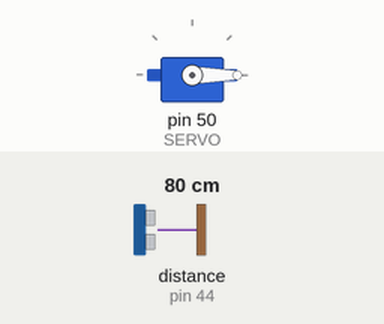
Simulated run of this sketch. Board: Arduino Mega 2560, built with avr-gcc and run on an emulated ATmega2560. On the bench: servo. Wiring (inferred from the names in the program): ultrasonic range finder: trigger pin 42; echo pin 44. The inputs (shaded band) are chosen by the test bench; at power-on: distance to the obstacle (sensor on pin 44) 80 cm. The echo pulse lasts 58.3 µs per cm; what the sketch prints to the serial monitor is not drawn.

Above: at 0.01 s.
1.3 s: distance to the obstacle (sensor on pin 44) set to 2 cm
At 2.0 s:
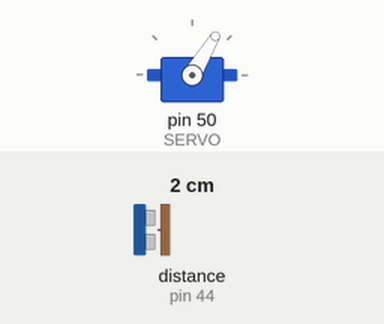
4.3 s: distance to the obstacle (sensor on pin 44) set to 299 cm
At 4.46 s:
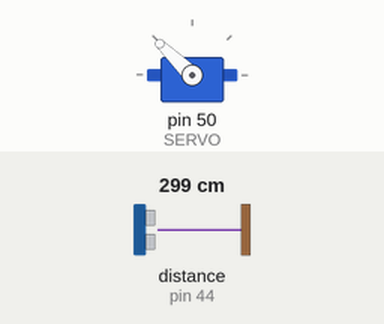
Timing chart, 0 to 13.3 s (numbered marks = the images above; inputs shaded):
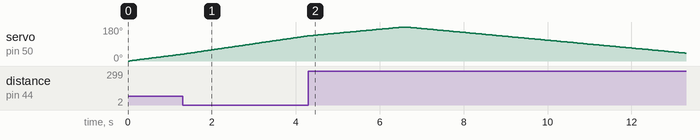

Measured:
- by itself, servo on pin 50 (SERVO): rises from 133° to 180° in 2.2 s, then falls to 42° in 6.7 s

The sketch:

radaruino.ino
```cpp
#include <Servo.h>


#define SONAR_ECHO 44 //Define pin for Echo of the Ultrasonic Sensor
#define SONAR_TRIG 42 //Define pin for Trig of the Ultrasonic Sensor
#define SERVO 50 //Define pin for Servo

Servo myServo; //Creates a servo object for controlling the servo motor

// Variables for the duration,distance and radar azimuth
float timeToTgt;
float distToTgt;
int radarAzimuth;
int distance;

// Function for calculating the distance measured by the Ultrasonic sensor
int findDistance(){
  digitalWrite(SONAR_TRIG, LOW);
  delayMicroseconds(5);
  digitalWrite(SONAR_TRIG, HIGH);
  delayMicroseconds(10);
  digitalWrite(SONAR_TRIG, LOW);
  timeToTgt = pulseIn(SONAR_ECHO, HIGH);
  distToTgt = (timeToTgt*.0343)/2; // Multiply by 0.0343 to find distance in centimeters
  return distToTgt;
}

void setup() {
  pinMode(SONAR_TRIG, OUTPUT); // Sets the trig as an Output
  pinMode(SONAR_ECHO, INPUT); // Sets the echo as an Input
  myServo.attach(SERVO); // Defines on which pin is the servo motor attached
  Serial.begin(9600);
}

void loop() {
  // rotates the servo motor from 0 to 180 degrees
  for (radarAzimuth = 0; radarAzimuth <= 180; radarAzimuth++){
    myServo.write(radarAzimuth);
    delay(30);
    distance = findDistance();
    Serial.print(radarAzimuth);
    Serial.print(",");
    Serial.print(distance);
    Serial.print(".");
  }

   // Repeats the previous lines from 180 to 0 degrees
  for (radarAzimuth = 180; radarAzimuth >= 0; radarAzimuth--){
    myServo.write(radarAzimuth);
    delay(30);
    distance = findDistance();
    Serial.print(radarAzimuth);
    Serial.print(",");
    Serial.print(distance);
    Serial.print(".");
  }
}
```
